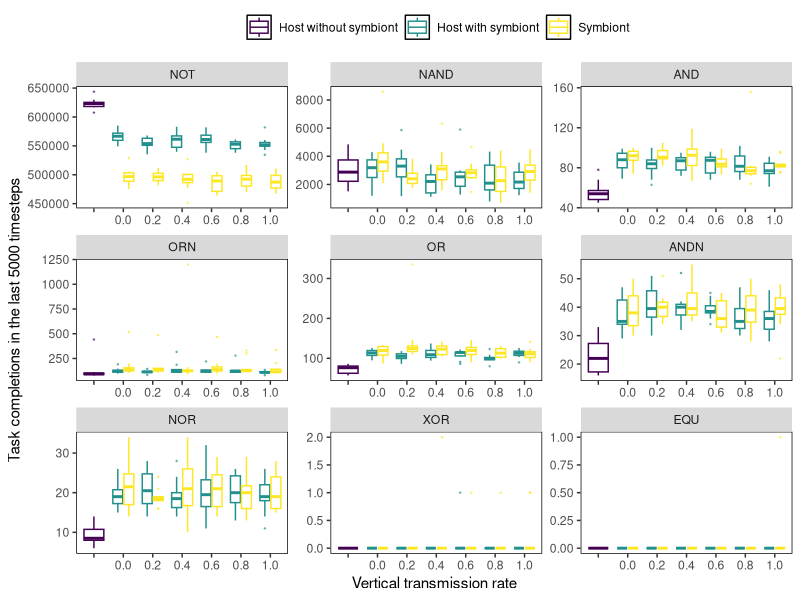
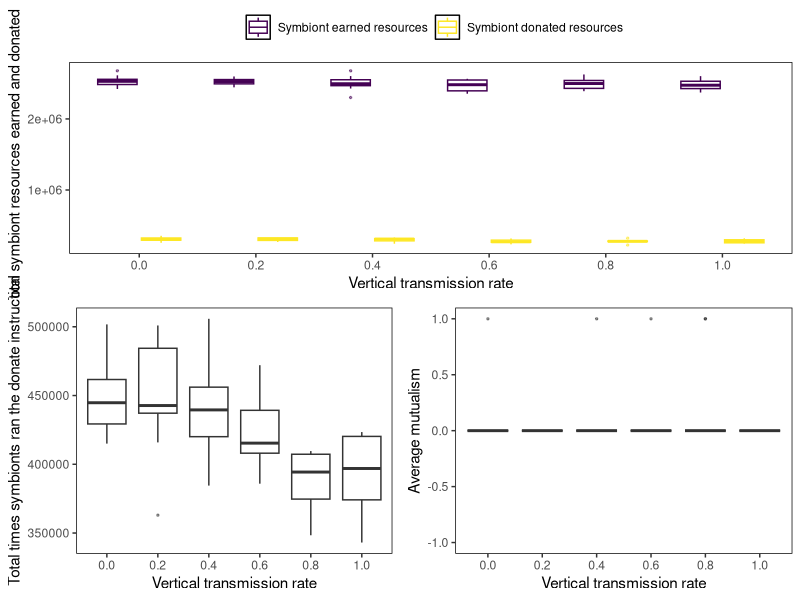

These charts were generated, in order, by the following R code:
library(ggplot2)
library(viridis)
library(reshape2)
library(gridExtra)

#Set your working directory to the Analysis folder for your project

#Read in the data
initial_data <- read.csv("munged_tasks.csv", h=T)
final_update <- subset(initial_data, update == "50000")
final_update[final_update$vert == "No symbiont", c("vert", "partner")] <- list("", "nosym")

tasks <- c("NOT", "NAND", "AND", "ORN", "OR", "ANDN", "NOR", "XOR", "EQU")
task_columns <- lapply(tasks, function(x) paste0("task_", x))
task_map <- tasks
names(task_map) <- task_columns

task_data <- melt(final_update, id.vars=c("update", "vert", "partner"), measure.vars=task_columns)
ggplot(data=task_data, aes(x=factor(as.character(vert), levels=unique(vert)), y=value, color=partner)) +
	geom_boxplot(alpha=0.5, outlier.size=0.25) +
    ylab("Task completions in the last 5000 timesteps") +
	xlab("Vertical transmission rate") +
	theme(panel.background = element_rect(fill='white', colour='black')) +
	theme(panel.grid.major = element_blank(), panel.grid.minor = element_blank(), legend.position='top') +
	guides(fill="none") +
	scale_color_manual(name="", values=viridis(3), guide=guide_legend(direction='horizontal'), breaks=c("nosym", "host", "symbiont"), labels=c("Host without symbiont", "Host with symbiont", "Symbiont")) +
	# scale_y_continuous(trans='log10') +
	facet_wrap(~variable, scales="free", labeller=labeller(variable=task_map))

donated_data <- melt(subset(final_update, partner=="symbiont"), id.vars=c("vert"), measure.vars=c("earned", "donated"))
a <- ggplot(data=donated_data, aes(x=factor(as.character(vert), levels=unique(vert)), y=value, color=variable)) +
	geom_boxplot(alpha=0.5, outlier.size=0.5) +
    ylab("Total symbiont resources earned and donated") +
	xlab("Vertical transmission rate") +
	theme(panel.background = element_rect(fill='white', colour='black')) +
	theme(panel.grid.major = element_blank(), panel.grid.minor = element_blank(), legend.position='top') +
	guides(fill="none") +
	scale_color_manual(name="", values=viridis(2), guide=guide_legend(direction='horizontal'), breaks=c("earned", "donated"), labels=c("Symbiont earned resources", "Symbiont donated resources"))
b <- ggplot(data=subset(final_update, partner=="symbiont"), aes(x=factor(as.character(vert), levels=unique(vert)), y=donate_calls)) +
	geom_boxplot(alpha=0.5, outlier.size=0.5) +
    ylab("Total times symbionts ran the donate instruction") +
	xlab("Vertical transmission rate") +
	theme(panel.background = element_rect(fill='white', colour='black')) +
	theme(panel.grid.major = element_blank(), panel.grid.minor = element_blank(), legend.position='top') +
	guides(fill="none")# +
c <- ggplot(data=subset(final_update, partner=="symbiont"), aes(x=factor(as.character(vert), levels=unique(vert)), y=mutualism)) +
	geom_boxplot(alpha=0.5, outlier.size=0.5) +
    ylab("Average mutualism") +
    ylim(-1, 1) +
	xlab("Vertical transmission rate") +
	theme(panel.background = element_rect(fill='white', colour='black')) +
	theme(panel.grid.major = element_blank(), panel.grid.minor = element_blank(), legend.position='top') +
	guides(fill="none")# +
	#scale_color_manual(name="", values=viridis(2), guide=guide_legend(direction='horizontal'), breaks=c("earned", "donated"), labels=c("Symbiont earned resources", "Symbiont donated resources"))
grid.arrange(a, arrangeGrob(b, c, ncol=2), nrow=2)
